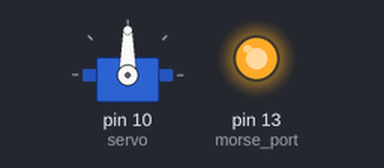
A sketch run on a simulated Arduino Uno, built with avr-gcc and run on an emulated ATmega328P. Parts: servo, output pins drawn as LEDs (lit = HIGH). Pins used as bus, display or sensor lines are not drawn.

Above: at 0.1 s.
At 37.6 s:
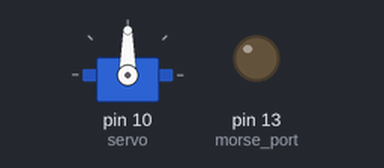
Timing chart, 0 to 40.0 s (numbered marks = the images above):
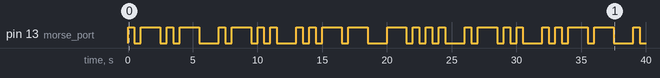

Measured:
- by itself, pin 13 (morse_port): LOW → HIGH at 0.00 s, → LOW 0.50 s later, → HIGH 0.50 s later, → LOW 1.5 s later, … (50 changes in this stretch)

The sketch:

morse_coder.ino
```cpp
#include <Servo.h>
Servo servo;

//РџРёРЅ РїРѕРґРєР»СЋС‡РµРЅ Рє ST_CP (12) РІС…РѕРґСѓ 74HC595
int latchPin = 8;
//РџРёРЅ РїРѕРґРєР»СЋС‡РµРЅ Рє SH_CP (11) РІС…РѕРґСѓ 74HC595
int clockPin = 12;
//РџРёРЅ РїРѕРґРєР»СЋС‡РµРЅ Рє DS (14) РІС…РѕРґСѓ 74HC595
int dataPin = 11;

int photo_pin = 0;

int letter_number = 55;
int pin_value = 0;
int last_pin_value = 0;
int change_value = 140;
int bitsToSend = 0;

unsigned long ledTime = 0;
unsigned long darkTime = 0;
unsigned long timeDiff = 0;

const int dot = 500;
const int approx = 100;
int dash = dot * 3;
int symbolInterval = dot;
int letterInterval = 3 * dot;
int wordInterval = 7 * dot;

int letter = 0;
int dot_symbol = 1;
int dash_symbol = 2;

//Morse code table: 1 - "dot", 2 - "dash", 0 - "error"
const int morseCodeInt[] = {
  12,       2111,     122,    221,     211,        1,     1112,     2211,     11,   1222,
  212,      1211,      22,     21,     222,     1221,      121,      111,      2,    112,
  1121,     1111,    2121,   2221,    2222,     2212,     2122,     2112,  11211,   1122,
  1212,
  22222,   12222,   11222,  11122,   11112,    11111,    21111,    22111,  22211,   22221,
  111111, 121212,  222111, 212121,   221122,   112211,   21112,   121121, 122221,  212212,
  21121,  211112,  112212, 122121, 11111111
};

int morse_port = 13;
int distance_meter_vcc_port = 3;
int distance_meter_trig_port = 4;
int distance_meter_echo_port = 5;
int distance_meter_gnd_port = 6;


void setup() {
  servo.attach(10);
  pinMode(morse_port, OUTPUT);
  pinMode(distance_meter_vcc_port, OUTPUT);
  pinMode(distance_meter_trig_port, OUTPUT);
  pinMode(distance_meter_echo_port, INPUT);
  pinMode(distance_meter_gnd_port, OUTPUT);

  digitalWrite(distance_meter_vcc_port, HIGH);
  digitalWrite(distance_meter_gnd_port, LOW);
  Serial.begin(9600);


}

int get_count_code(int morseCode) {
  int n = 1;
  while ((morseCode /= 10) > 0)
  {
    n++;
  }
  return n;
}


void blink_morse(int digit) {
  if (digit == 0) {
    delay(letterInterval - symbolInterval);
  }
  if (digit == 1) {
    digitalWrite(morse_port, HIGH);
    delay(dot);
    digitalWrite(morse_port, LOW);
    delay(symbolInterval);
  }
  if (digit == 2) {
    digitalWrite(morse_port, HIGH);
    delay(dash);
    digitalWrite(morse_port, LOW);
    delay(symbolInterval);
  }
}

void letter_coder(int letter_number) {
  int morse_code = morseCodeInt[letter_number];
  int n = get_count_code(morse_code);
  int rank;
  int digit;
  for (int i = n - 1; i >= 0; i--) {
    rank = 1;
    for (int j = 0; j < i; j++) {
      rank *= 10;
    }
    digit = morse_code / rank;
    blink_morse(digit);
    morse_code -= digit * rank;
  }
  blink_morse(0);
}


void distance_meter() {
  int duration, cm;
  digitalWrite(distance_meter_trig_port, LOW);
  delayMicroseconds(2);
  digitalWrite(distance_meter_trig_port, HIGH);
  delayMicroseconds(10);
  digitalWrite(distance_meter_trig_port, LOW);
  duration = pulseIn(distance_meter_echo_port, HIGH);
  cm = duration / 58 / 100;
  Serial.print(cm);
  Serial.println(" cm");
  delay(100);
}


void loop() {
  //distance_meter();

  letter_coder(62-32);

  letter_coder(43-32);
  letter_coder(61-32);
  letter_coder(33-32);
  letter_coder(43-32);
  letter_coder(61-32);

  letter_coder(48-32);
  letter_coder(37-32);
  letter_coder(42-32);
  letter_coder(46-32);
  letter_coder(48-32);
  letter_coder(36-32);

}
```
